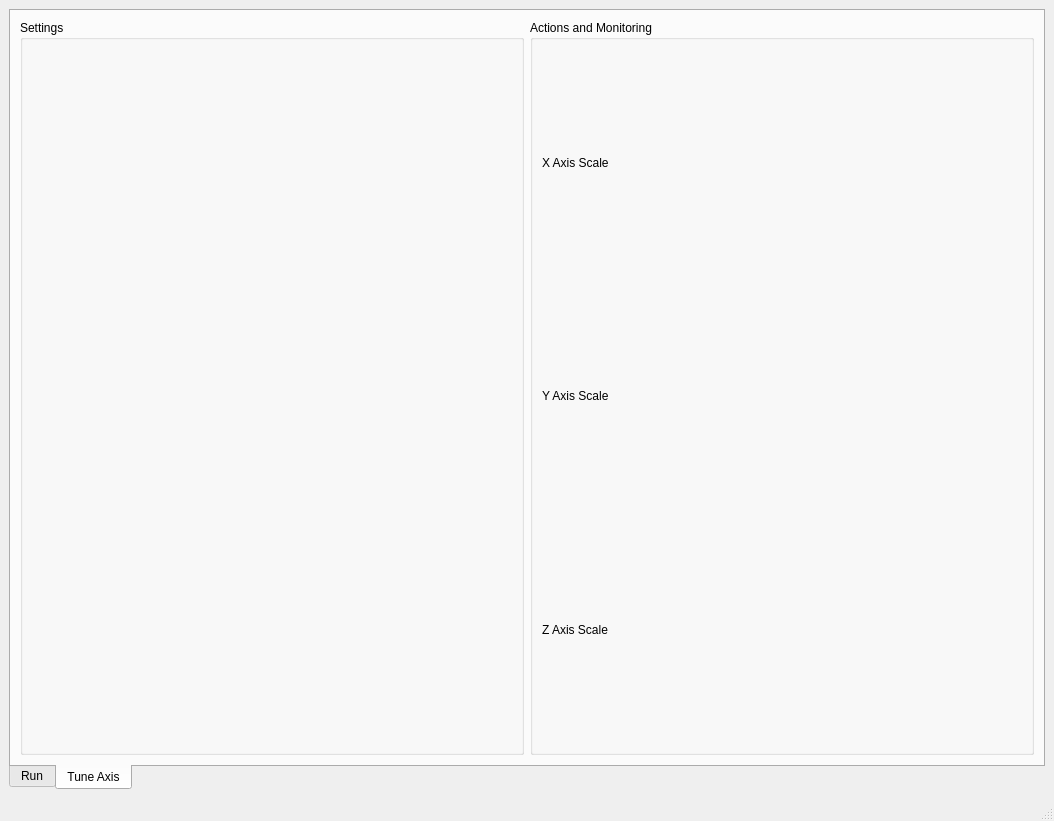
<?xml version="1.0" encoding="UTF-8"?>
<ui version="4.0">
 <class>MainWindow</class>
 <widget class="QMainWindow" name="MainWindow">
  <property name="geometry">
   <rect>
    <x>0</x>
    <y>0</y>
    <width>1054</width>
    <height>821</height>
   </rect>
  </property>
  <property name="windowTitle">
   <string>MainWindow</string>
  </property>
  <widget class="QWidget" name="centralwidget">
   <layout class="QVBoxLayout" name="verticalLayout">
    <item>
     <widget class="QTabWidget" name="tabWidget">
      <property name="tabPosition">
       <enum>QTabWidget::South</enum>
      </property>
      <property name="currentIndex">
       <number>1</number>
      </property>
      <widget class="QWidget" name="tab">
       <attribute name="title">
        <string>Run</string>
       </attribute>
       <widget class="QWidget" name="">
        <property name="geometry">
         <rect>
          <x>10</x>
          <y>170</y>
          <width>904</width>
          <height>370</height>
         </rect>
        </property>
        <layout class="QVBoxLayout" name="verticalLayout_2">
         <item>
          <layout class="QHBoxLayout" name="horizontalLayout_2">
           <item>
            <widget class="ActionButton" name="actionbutton_2">
             <property name="text">
              <string>E-Stop</string>
             </property>
             <property name="checkable">
              <bool>true</bool>
             </property>
             <property name="actionName" stdset="0">
              <string>machine.estop.toggle</string>
             </property>
            </widget>
           </item>
           <item>
            <widget class="ActionButton" name="actionbutton">
             <property name="text">
              <string>Power</string>
             </property>
             <property name="checkable">
              <bool>true</bool>
             </property>
             <property name="actionName" stdset="0">
              <string>machine.power.toggle</string>
             </property>
            </widget>
           </item>
          </layout>
         </item>
         <item>
          <widget class="RecentFileComboBox" name="recentfilecombobox"/>
         </item>
         <item>
          <widget class="GcodeEditor" name="gcodeeditor"/>
         </item>
         <item>
          <layout class="QHBoxLayout" name="horizontalLayout_3">
           <item>
            <widget class="ActionButton" name="actionbutton_3">
             <property name="text">
              <string>Run</string>
             </property>
             <property name="actionName" stdset="0">
              <string>program.run</string>
             </property>
            </widget>
           </item>
           <item>
            <widget class="ActionButton" name="actionbutton_7">
             <property name="text">
              <string>Step</string>
             </property>
             <property name="actionName" stdset="0">
              <string>program.step</string>
             </property>
            </widget>
           </item>
           <item>
            <widget class="ActionButton" name="actionbutton_4">
             <property name="text">
              <string>Pause</string>
             </property>
             <property name="actionName" stdset="0">
              <string>program.pause</string>
             </property>
            </widget>
           </item>
           <item>
            <widget class="ActionButton" name="actionbutton_6">
             <property name="text">
              <string>Abort</string>
             </property>
             <property name="actionName" stdset="0">
              <string>program.abort</string>
             </property>
            </widget>
           </item>
          </layout>
         </item>
        </layout>
       </widget>
      </widget>
      <widget class="QWidget" name="tab_2">
       <attribute name="title">
        <string>Tune Axis</string>
       </attribute>
       <layout class="QHBoxLayout" name="horizontalLayout">
        <item>
         <widget class="QGroupBox" name="groupBox">
          <property name="title">
           <string>Settings</string>
          </property>
         </widget>
        </item>
        <item>
         <widget class="QGroupBox" name="groupBox_2">
          <property name="title">
           <string>Actions and Monitoring </string>
          </property>
          <layout class="QGridLayout" name="gridLayout">
           <item row="0" column="0">
            <widget class="QLabel" name="label">
             <property name="text">
              <string>X Axis Scale</string>
             </property>
            </widget>
           </item>
           <item row="1" column="0">
            <widget class="QLabel" name="label_2">
             <property name="text">
              <string>Y Axis Scale</string>
             </property>
            </widget>
           </item>
           <item row="2" column="0">
            <widget class="QLabel" name="label_3">
             <property name="text">
              <string>Z Axis Scale</string>
             </property>
            </widget>
           </item>
           <item row="0" column="1">
            <widget class="HalLabel" name="hallabel_x_scale"/>
           </item>
          </layout>
         </widget>
        </item>
       </layout>
      </widget>
     </widget>
    </item>
   </layout>
  </widget>
  <widget class="QStatusBar" name="statusbar"/>
  <action name="actionExit">
   <property name="text">
    <string>Exit</string>
   </property>
   <property name="shortcut">
    <string>Ctrl+Q</string>
   </property>
  </action>
  <action name="actionOPEN">
   <property name="text">
    <string>oPEN</string>
   </property>
  </action>
  <action name="actionOpen">
   <property name="text">
    <string>Open</string>
   </property>
   <property name="shortcut">
    <string>Ctrl+O</string>
   </property>
  </action>
  <action name="actionFullscreen">
   <property name="checkable">
    <bool>true</bool>
   </property>
   <property name="text">
    <string>Fullscreen</string>
   </property>
   <property name="shortcut">
    <string>F11</string>
   </property>
  </action>
 </widget>
 <customwidgets>
  <customwidget>
   <class>RecentFileComboBox</class>
   <extends>QComboBox</extends>
   <header>qtpyvcp.widgets.input_widgets.recent_file_combobox</header>
  </customwidget>
  <customwidget>
   <class>GcodeEditor</class>
   <extends>QFrame</extends>
   <header>qtpyvcp.widgets.input_widgets.gcode_editor</header>
  </customwidget>
  <customwidget>
   <class>ActionButton</class>
   <extends>QPushButton</extends>
   <header>qtpyvcp.widgets.button_widgets.action_button</header>
  </customwidget>
  <customwidget>
   <class>HalLabel</class>
   <extends>QLabel</extends>
   <header>qtpyvcp.widgets.hal_widgets.hal_label</header>
  </customwidget>
 </customwidgets>
 <resources/>
 <connections/>
</ui>
